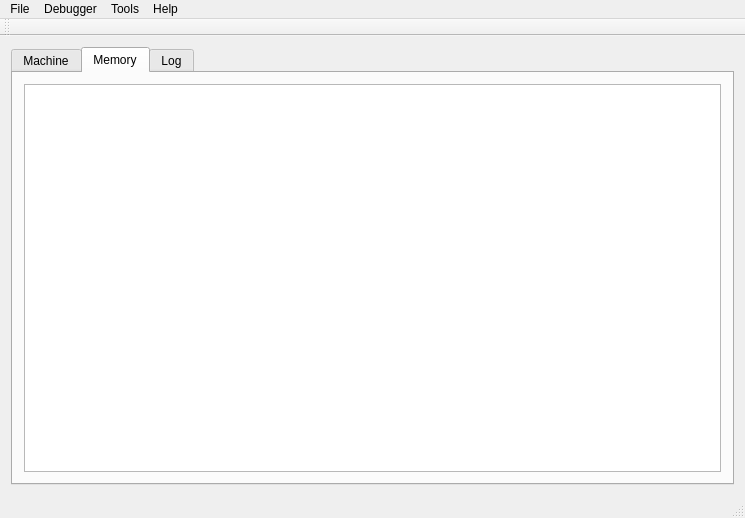
<?xml version="1.0" encoding="UTF-8"?>
<ui version="4.0">
 <class>MainWindow</class>
 <widget class="QMainWindow" name="MainWindow">
  <property name="geometry">
   <rect>
    <x>0</x>
    <y>0</y>
    <width>745</width>
    <height>518</height>
   </rect>
  </property>
  <property name="windowTitle">
   <string>VMPDBG v0.1.0 (alpha)</string>
  </property>
  <property name="windowIcon">
   <iconset>
    <normaloff>main_ico.ico</normaloff>main_ico.ico</iconset>
  </property>
  <property name="iconSize">
   <size>
    <width>32</width>
    <height>32</height>
   </size>
  </property>
  <widget class="QWidget" name="centralWidget">
   <layout class="QVBoxLayout" name="verticalLayout">
    <item>
     <widget class="QSplitter" name="splitter">
      <property name="orientation">
       <enum>Qt::Horizontal</enum>
      </property>
      <widget class="QTabWidget" name="tabWidget">
       <property name="currentIndex">
        <number>1</number>
       </property>
       <widget class="QWidget" name="tab">
        <attribute name="title">
         <string>Machine</string>
        </attribute>
        <layout class="QHBoxLayout" name="horizontalLayout">
         <item>
          <widget class="QSplitter" name="splitter_2">
           <property name="orientation">
            <enum>Qt::Horizontal</enum>
           </property>
           <widget class="QPlainTextEdit" name="plainTextEdit_ASM">
            <property name="font">
             <font>
              <family>Courier New</family>
              <pointsize>10</pointsize>
              <weight>75</weight>
              <bold>true</bold>
             </font>
            </property>
            <property name="readOnly">
             <bool>true</bool>
            </property>
           </widget>
           <widget class="QTreeWidget" name="treeWidget_REGISTERS">
            <column>
             <property name="text">
              <string notr="true">1</string>
             </property>
            </column>
           </widget>
          </widget>
         </item>
        </layout>
       </widget>
       <widget class="QWidget" name="tab_2">
        <attribute name="title">
         <string>Memory</string>
        </attribute>
        <layout class="QVBoxLayout" name="verticalLayout_2">
         <item>
          <widget class="QPlainTextEdit" name="plainTextEdit_MEMORY">
           <property name="font">
            <font>
             <family>Courier New</family>
             <pointsize>10</pointsize>
             <weight>75</weight>
             <bold>true</bold>
            </font>
           </property>
           <property name="readOnly">
            <bool>true</bool>
           </property>
          </widget>
         </item>
        </layout>
       </widget>
       <widget class="QWidget" name="tab_3">
        <attribute name="title">
         <string>Log</string>
        </attribute>
        <layout class="QHBoxLayout" name="horizontalLayout_2">
         <item>
          <widget class="QPlainTextEdit" name="plainTextEdit_LOG"/>
         </item>
        </layout>
       </widget>
      </widget>
     </widget>
    </item>
   </layout>
  </widget>
  <widget class="QMenuBar" name="menuBar">
   <property name="geometry">
    <rect>
     <x>0</x>
     <y>0</y>
     <width>745</width>
     <height>21</height>
    </rect>
   </property>
   <widget class="QMenu" name="menuFile">
    <property name="title">
     <string>File</string>
    </property>
    <addaction name="actionOpen_Session"/>
    <addaction name="actionRestore_Session"/>
    <addaction name="actionSave_Session"/>
    <addaction name="separator"/>
    <addaction name="actionQuit"/>
   </widget>
   <widget class="QMenu" name="menuHelp">
    <property name="title">
     <string>Help</string>
    </property>
    <addaction name="actionAbout"/>
   </widget>
   <widget class="QMenu" name="menuDebugger">
    <property name="title">
     <string>Debugger</string>
    </property>
    <addaction name="actionStart_Debugg"/>
    <addaction name="actionStop_Debugg"/>
    <addaction name="actionBaby_Step"/>
    <addaction name="actionGiant_Step"/>
    <addaction name="actionRun"/>
   </widget>
   <widget class="QMenu" name="menuTools">
    <property name="title">
     <string>Tools</string>
    </property>
    <widget class="QMenu" name="menuBreakpoints">
     <property name="title">
      <string>Breakpoints</string>
     </property>
     <addaction name="separator"/>
     <addaction name="actionAdd_Breakpoint"/>
     <addaction name="actionRemove_Breakpoint"/>
    </widget>
    <addaction name="actionDump_Memory"/>
    <addaction name="menuBreakpoints"/>
   </widget>
   <addaction name="menuFile"/>
   <addaction name="menuDebugger"/>
   <addaction name="menuTools"/>
   <addaction name="menuHelp"/>
  </widget>
  <widget class="QToolBar" name="mainToolBar">
   <attribute name="toolBarArea">
    <enum>TopToolBarArea</enum>
   </attribute>
   <attribute name="toolBarBreak">
    <bool>false</bool>
   </attribute>
  </widget>
  <widget class="QStatusBar" name="statusBar"/>
  <action name="actionOpen_Session">
   <property name="text">
    <string>New Session</string>
   </property>
  </action>
  <action name="actionRestore_Session">
   <property name="text">
    <string>Restore Session</string>
   </property>
  </action>
  <action name="actionQuit">
   <property name="text">
    <string>Quit</string>
   </property>
  </action>
  <action name="actionAbout">
   <property name="icon">
    <iconset resource="resources.qrc">
     <normaloff>:/Icons/icons/Virus-50.png</normaloff>:/Icons/icons/Virus-50.png</iconset>
   </property>
   <property name="text">
    <string>About</string>
   </property>
  </action>
  <action name="actionSave_Session">
   <property name="text">
    <string>Save Session</string>
   </property>
  </action>
  <action name="actionStart_Debugg">
   <property name="text">
    <string>Start Debug Session</string>
   </property>
  </action>
  <action name="actionStop_Debugg">
   <property name="text">
    <string>Stop Debug Session</string>
   </property>
  </action>
  <action name="actionBaby_Step">
   <property name="text">
    <string>Baby Step</string>
   </property>
   <property name="shortcut">
    <string>F7</string>
   </property>
  </action>
  <action name="actionGiant_Step">
   <property name="text">
    <string>Giant Step</string>
   </property>
   <property name="shortcut">
    <string>F10</string>
   </property>
  </action>
  <action name="actionDump_Memory">
   <property name="text">
    <string>Dump Memory</string>
   </property>
  </action>
  <action name="actionRun">
   <property name="text">
    <string>Run</string>
   </property>
   <property name="shortcut">
    <string>F9</string>
   </property>
  </action>
  <action name="actionAdd_Breakpoint">
   <property name="text">
    <string>Add Breakpoint</string>
   </property>
  </action>
  <action name="actionRemove_Breakpoint">
   <property name="text">
    <string>Remove Breakpoint</string>
   </property>
  </action>
 </widget>
 <layoutdefault spacing="6" margin="11"/>
 <resources>
  <include location="resources.qrc"/>
 </resources>
 <connections/>
</ui>
